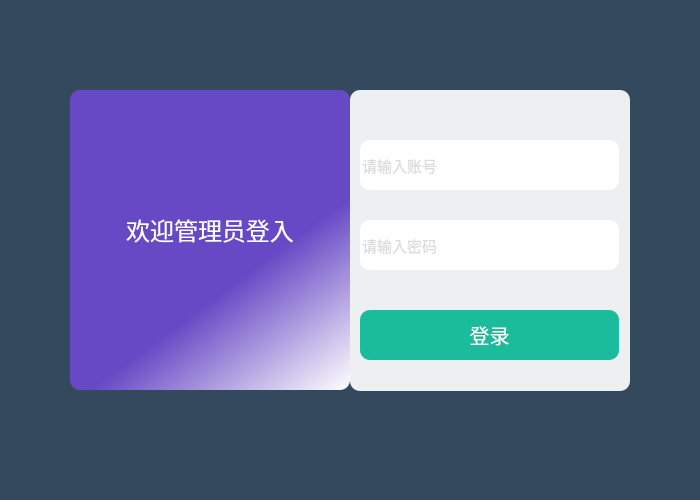
<?xml version="1.0" encoding="UTF-8"?>
<ui version="4.0">
 <class>Administrator</class>
 <widget class="QDialog" name="Administrator">
  <property name="geometry">
   <rect>
    <x>0</x>
    <y>0</y>
    <width>700</width>
    <height>500</height>
   </rect>
  </property>
  <property name="minimumSize">
   <size>
    <width>637</width>
    <height>440</height>
   </size>
  </property>
  <property name="maximumSize">
   <size>
    <width>700</width>
    <height>500</height>
   </size>
  </property>
  <property name="font">
   <font>
    <pointsize>15</pointsize>
   </font>
  </property>
  <property name="windowTitle">
   <string>管理员用户登录</string>
  </property>
  <widget class="QFrame" name="frame">
   <property name="geometry">
    <rect>
     <x>60</x>
     <y>50</y>
     <width>591</width>
     <height>389</height>
    </rect>
   </property>
   <property name="styleSheet">
    <string notr="true">border-radius:10px ;</string>
   </property>
   <property name="frameShape">
    <enum>QFrame::Shape::StyledPanel</enum>
   </property>
   <property name="frameShadow">
    <enum>QFrame::Shadow::Raised</enum>
   </property>
   <widget class="QFrame" name="frame_2">
    <property name="geometry">
     <rect>
      <x>10</x>
      <y>40</y>
      <width>280</width>
      <height>300</height>
     </rect>
    </property>
    <property name="minimumSize">
     <size>
      <width>280</width>
      <height>300</height>
     </size>
    </property>
    <property name="styleSheet">
     <string notr="true">#frame_2{
background-color: qlineargradient(spread:pad, x1:0.698864, y1:0.565, x2:1, y2:1, stop:0 rgba(103, 72, 197, 255), stop:1 rgba(255, 255, 255, 255));
border-radius:10px ;}
</string>
    </property>
    <property name="frameShape">
     <enum>QFrame::Shape::StyledPanel</enum>
    </property>
    <property name="frameShadow">
     <enum>QFrame::Shadow::Raised</enum>
    </property>
    <widget class="QLabel" name="label">
     <property name="geometry">
      <rect>
       <x>20</x>
       <y>100</y>
       <width>240</width>
       <height>80</height>
      </rect>
     </property>
     <property name="minimumSize">
      <size>
       <width>240</width>
       <height>80</height>
      </size>
     </property>
     <property name="font">
      <font>
       <pointsize>9</pointsize>
      </font>
     </property>
     <property name="text">
      <string>&lt;html&gt;&lt;head/&gt;&lt;body&gt;&lt;p align=&quot;center&quot;&gt;&lt;span style=&quot; font-size:18pt; color:#ffffff;&quot;&gt;欢迎管理员登入&lt;/span&gt;&lt;/p&gt;&lt;/body&gt;&lt;/html&gt;</string>
     </property>
    </widget>
   </widget>
   <widget class="QFrame" name="frame_3">
    <property name="geometry">
     <rect>
      <x>290</x>
      <y>40</y>
      <width>280</width>
      <height>301</height>
     </rect>
    </property>
    <property name="minimumSize">
     <size>
      <width>280</width>
      <height>280</height>
     </size>
    </property>
    <property name="styleSheet">
     <string notr="true">border-radius:10px ;
background-color: rgb(237, 239, 241);</string>
    </property>
    <property name="frameShape">
     <enum>QFrame::Shape::StyledPanel</enum>
    </property>
    <property name="frameShadow">
     <enum>QFrame::Shadow::Raised</enum>
    </property>
    <widget class="QLineEdit" name="adaccout">
     <property name="geometry">
      <rect>
       <x>10</x>
       <y>50</y>
       <width>259</width>
       <height>50</height>
      </rect>
     </property>
     <property name="minimumSize">
      <size>
       <width>250</width>
       <height>50</height>
      </size>
     </property>
     <property name="font">
      <font>
       <pointsize>11</pointsize>
      </font>
     </property>
     <property name="styleSheet">
      <string notr="true">border-radius:10px ;
color: rgb(183, 183, 183);
background-color: rgb(255, 255, 255);</string>
     </property>
     <property name="placeholderText">
      <string>请输入账号</string>
     </property>
     <property name="clearButtonEnabled">
      <bool>true</bool>
     </property>
    </widget>
    <widget class="QLineEdit" name="adpassword">
     <property name="geometry">
      <rect>
       <x>10</x>
       <y>130</y>
       <width>259</width>
       <height>50</height>
      </rect>
     </property>
     <property name="minimumSize">
      <size>
       <width>250</width>
       <height>50</height>
      </size>
     </property>
     <property name="font">
      <font>
       <pointsize>11</pointsize>
      </font>
     </property>
     <property name="styleSheet">
      <string notr="true">border-radius:10px ;
color: rgb(183, 183, 183);
background-color: rgb(255, 255, 255);</string>
     </property>
     <property name="echoMode">
      <enum>QLineEdit::EchoMode::Password</enum>
     </property>
     <property name="placeholderText">
      <string>请输入密码</string>
     </property>
     <property name="clearButtonEnabled">
      <bool>true</bool>
     </property>
    </widget>
    <widget class="QPushButton" name="next">
     <property name="geometry">
      <rect>
       <x>10</x>
       <y>220</y>
       <width>259</width>
       <height>50</height>
      </rect>
     </property>
     <property name="minimumSize">
      <size>
       <width>250</width>
       <height>50</height>
      </size>
     </property>
     <property name="font">
      <font>
       <family>Modern No. 20</family>
       <pointsize>15</pointsize>
       <italic>false</italic>
       <bold>false</bold>
      </font>
     </property>
     <property name="styleSheet">
      <string notr="true">background-color: rgb(255, 255, 255);
color: rgb(255, 255, 255);
background-color: rgb(26, 188, 156);

border-radius:10px ;</string>
     </property>
     <property name="text">
      <string>登录</string>
     </property>
     <property name="autoDefault">
      <bool>true</bool>
     </property>
    </widget>
    <widget class="QLabel" name="accout_pic">
     <property name="geometry">
      <rect>
       <x>220</x>
       <y>60</y>
       <width>21</width>
       <height>31</height>
      </rect>
     </property>
     <property name="styleSheet">
      <string notr="true">background-image: url(:/zhanghu.png);
background-color: rgb(255, 255, 255);</string>
     </property>
     <property name="text">
      <string/>
     </property>
    </widget>
    <widget class="QLabel" name="password_pic">
     <property name="geometry">
      <rect>
       <x>220</x>
       <y>140</y>
       <width>21</width>
       <height>31</height>
      </rect>
     </property>
     <property name="styleSheet">
      <string notr="true">background-image: url(:/mima.png);
background-color: rgb(255, 255, 255);</string>
     </property>
     <property name="text">
      <string/>
     </property>
    </widget>
   </widget>
  </widget>
  <widget class="QLabel" name="Adm_backgroud">
   <property name="geometry">
    <rect>
     <x>0</x>
     <y>0</y>
     <width>700</width>
     <height>500</height>
    </rect>
   </property>
   <property name="styleSheet">
    <string notr="true">background-color: rgb(52, 73, 94);</string>
   </property>
   <property name="text">
    <string/>
   </property>
  </widget>
  <zorder>Adm_backgroud</zorder>
  <zorder>frame</zorder>
 </widget>
 <resources/>
 <connections/>
</ui>
